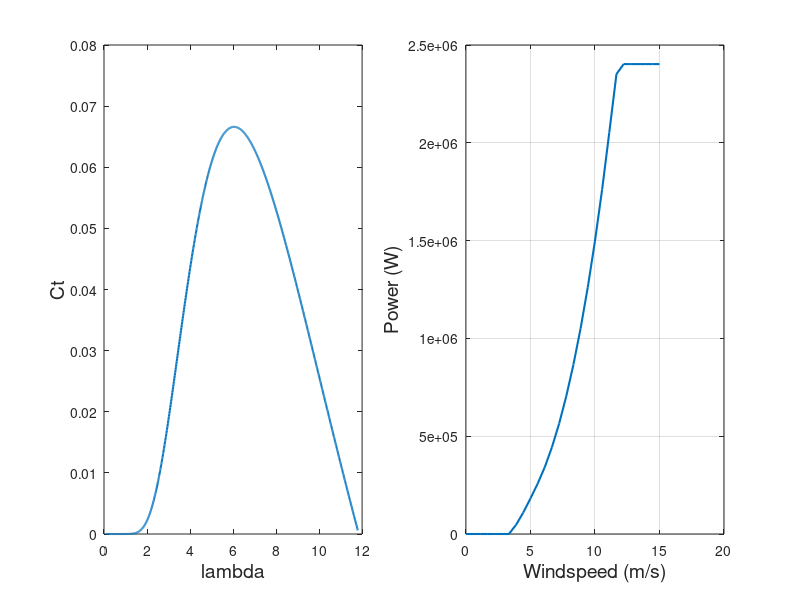

MATLAB code to generate this figure:

close all
clear all
clc


%% DFIG Parameters --> Rotor reffered to the stator 

f = 50;                          % stator frequency (Hz)
Ps = 2e6;                        % 2MW rated stator power (W)
n = 1500;                        % rated rotational speed (rev/min) 
Vs = 690;                        % rated stator voltage (V)
Is = 1760;                       % rated stator current (A)
Tem = 12732;                     % rated torque (Nm)

p = 2;                           % pole pair
u = 1/3;                         % stator/rotor turns ratio
Vr = 2070;                       % rated rotor voltage (non-reached) (V)
smax = 1/3;                      % maximum torque
Vr_stator = (Vr*smax)*u;         % rated rotor voltage referred to stator
Rs = 2.6e-3;                     % stator resistance (ohm)
Lsi = 0.087e-3;                  % leakage inductance (stator & rotor) (H)
Lm = 2.5e-3;                     % magnetizing inductance
Rr = 2.9e-3;                     % rotor resistance referred to stator(ohm)
Ls = Lm + Lsi;                   % stator inductance (H)
Lr = Lm + Lsi;                   % rotor inductance (H)
Vbus = 1150;        % DC de bus voltage referred to stator (V)
sigma = 1 - Lm^2/(Ls*Lr);
Fs = Vs*sqrt(2/3)/(2*pi*f);      % stator flux (approx.) (Wb)

J = 127/2;                       % inertia
D = 1e-3;                        % damping
 
fsw = 4e3;                       % switching frequency (Hz)
Ts = 1/fsw/50;                   % sampling time(seconds)

%% PI REGULATORS

tau_i = (sigma*Lr)/Rr;
tau_n = 0.05;
wni = 100*(1/tau_i);
wnn = 1/tau_n;

kp_id = (2*wni*sigma*Lr)-Rr;
kp_iq = kp_id;
ki_id = (wni^2)*Lr*sigma;
ki_iq = ki_id;
kp_n = (2*wnn*J)/p;
ki_n = ((wnn^2)*J)/p;

%% Three blade wind turbine model

N = 100;                       % gearbox ratio
Radio = 42;                    % radio
ro = 1.225;                    % air density

%% Cp and Ct curves

beta = 0;                      % pitch angle
ind2 = 1;                      

  for lambda=0.1:0.01:11.8

      lambdai(ind2) = (1./((1./(lambda-0.02.*beta)+(0.003./(beta^3+1)))));
      Cp(ind2) = 0.73.*(151./lambdai(ind2)-0.58.*beta-0.002.*beta^2.14-13.2).*(exp(-18.4./lambdai(ind2)));
      Ct(ind2) = Cp(ind2)/lambda;
      ind2=ind2+1;
  end
  tab_lambda=(0.1:0.01:11.8);

%% Kopt for MPPT
Cp_max = 0.44;
lambda_opt = 7.2;
Kopt = ((0.5*ro*pi*(Radio^5)*Cp_max)/(lambda_opt^3));

%% Power curve in function of wind speed(2.4MW wind turbine)

P = 1.0e+06 *[0,0,0,0,0,0,0,0.0472,0.1097,0.1815,0.2568,0.3418,...
    0.4437,0.5642,0.7046,0.8667,1.0518,1.2616,1.4976,1.7613,2.0534,...
    2.3513,2.4024,2.4024,2.4024,2.4024,2.4024,2.4024];
V = [0.0000,0.5556,1.1111,1.6667,2.2222,2.7778,3.3333,3.8889,4.4444,...
    5.0000,5.5556,6.1111,6.6667,7.2222,7.7778,8.3333,8.8889,9.4444,...
    10.0000,10.5556,11.1111,11.6667,12.2222,12.7778,13.3333,13.8889,...
    14.4444,15.0000];

figure
subplot(1,2,1)
plot(tab_lambda,Ct,'linewidth',1.5)
xlabel('lambda','FontSize',14)
ylabel('Ct','FontSize',14)
subplot(1,2,2)
plot(V,P,'linewidth',1.5)
grid
xlabel('Windspeed (m/s)','fontsize',14)
ylabel('Power (W)','FontSize',14)

%% Grid side converter
Cbus = 80e-3;         % DC bus capacitance
Rg = 20e-6;           % Grid side filter's resistance
Lg = 400e-6;          % Grid side filter's inductance

Kpg = 1/(1.5*Vs*sqrt(2/3));
Kqg = -Kpg;

% PI regulators
tau_ig = Lg/Rg;
wnig = 60*2*pi;

Kp_idg = (2*wnig*Lg)-Rg;
Kp_iqg = Kp_idg;
Ki_idg = (wnig^2)*Lg;
Ki_iqg = Ki_idg;

Kp_v = -1000;
Ki_v = -300000;




